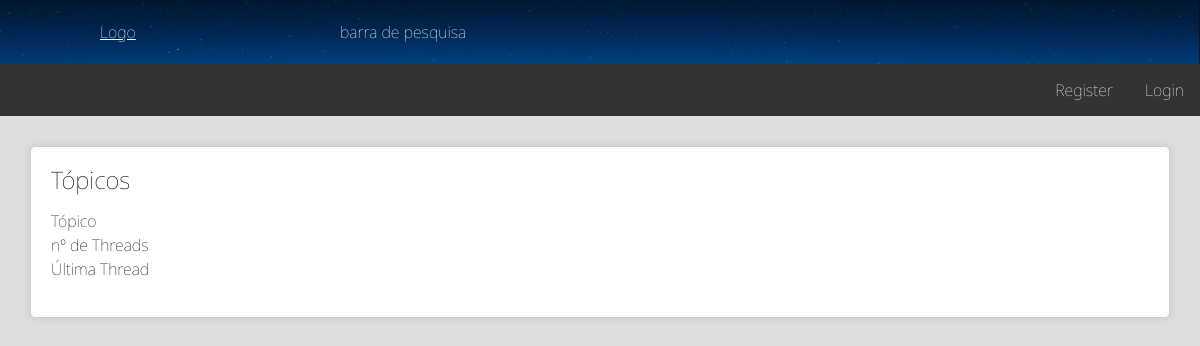
The app's page /, older data.
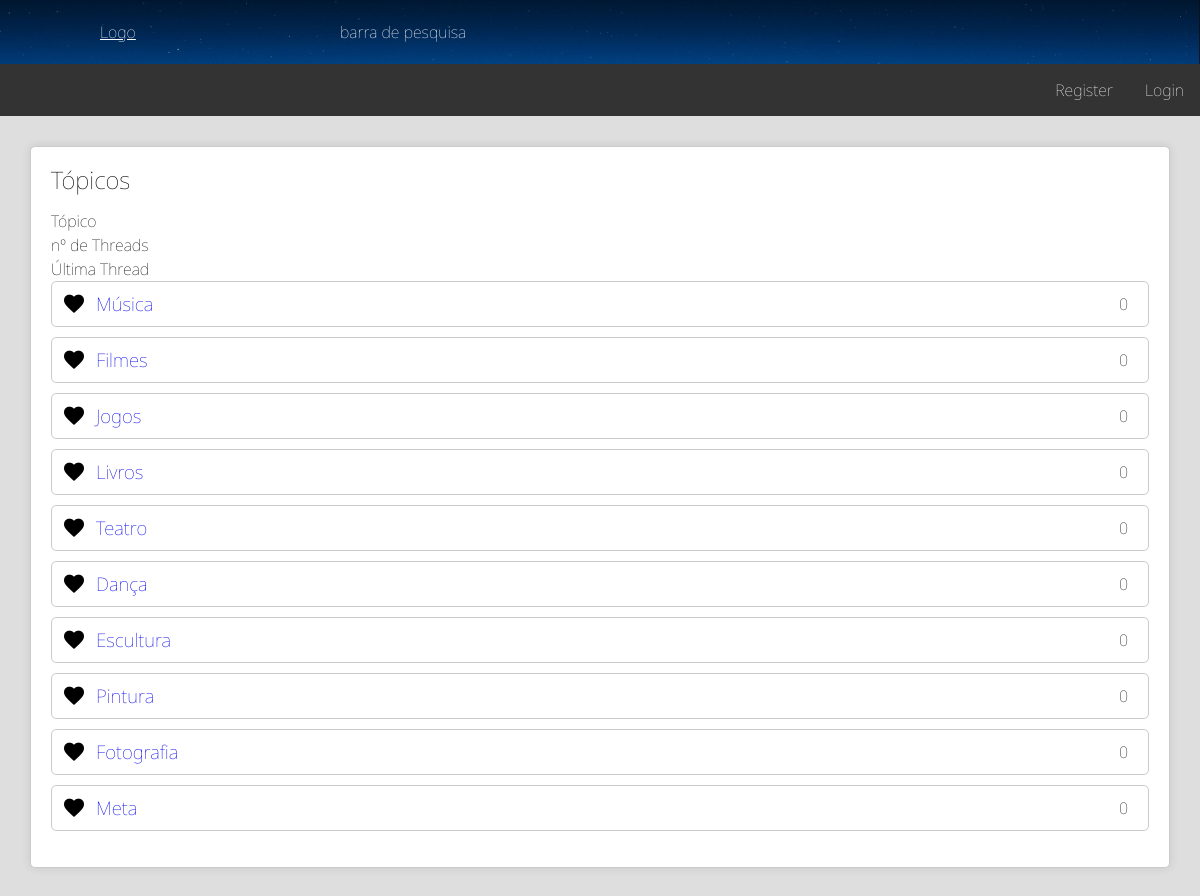
The same page, newer data.
### main/models.py (models this page shows, shortened)
class Topico(Model):
  name = models.CharField(max_length=50)
  @property
  def thread_count(self) -> int:
    return Thread.objects.filter(topico=self).count()
  @property
  def latest_thread(self) -> Thread:
    return Thread.objects.filter(topico=self).order_by('-date_created').first()
  @staticmethod
  def get_topicos(user: User | None) -> list:
    ret = Topico.objects.all()
    if user is None:
      for i in ret:
        i.is_fav = 1
    else:
      for i in ret:
        i.is_fav = 1 if i in user.favorites.all() else 0
      ret = sorted(ret, key=lambda x: x.is_fav == 1, reverse=True)
    return ret

### main/views.py (the view)
# urls.py: path("", views.index, name="index"),
def index(request):
  return render(request, "index.html", {
    "topicos": Topico.get_topicos(user=getUser(request))
  })

### main/views.py (called while the page is built)
def getUser(request):
  if request.user.is_authenticated:
    return request.user
  else:
    return None

### main/templates/index.html (shortened to what this page needs)
{% extends 'base.html' %}
{% block content %}
<div class="listagem">
  <h2>Tópicos</h2>
  <ol>
    <li class="itens-header">
      <div class="content">Tópico</div>
      <div class="stats">nº de Threads</div>
      <div class="last">Última Thread</div>
    </li>
    {% for topico in topicos %}
      <li class="itens">
        <div class="icon"><span id="favorite-{{ topico.name }}"
         class="material-symbols-outlined" style="font-variation-settings: 'FILL' {{ topico.is_fav }}">favorite</span></div>
        <div class="content">
          <h3> <a class="" style="text-decoration: none" href="{% url 'main:topico' topico.name %}">{{ topico.name }}</a></h3>
        </div>
        <div class="stats">{{ topico.thread_count }}</div>
      </li>
    {% endfor %}
  </ol>
</div>
{% endblock %}

Row changes from the older to the newer data that the page shows:
added Topico: name "Música", thread_count "0"
added Topico: name "Filmes", thread_count "0"
added Topico: name "Jogos", thread_count "0"
added Topico: name "Livros", thread_count "0"
added Topico: name "Teatro", thread_count "0"
added Topico: name "Dança", thread_count "0"
added Topico: name "Escultura", thread_count "0"
added Topico: name "Pintura", thread_count "0"
added Topico: name "Fotografia", thread_count "0"
added Topico: name "Meta", thread_count "0"
